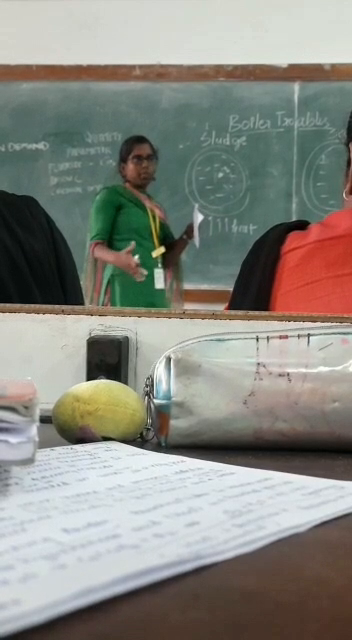
#> input picture frame 23 of Module-2/raw_captures/video.mp4, 352 x 640 px
$ jupyter execute Task9.ipynb
#> lines starting #> are read from the running program, lines starting #| are printed output that depends on the picture
# Real-Time Video Processing

### Import Required Libraries

[cell 1]
import cv2

### Input Video

[cell 2]
cap = cv2.VideoCapture("Documents/AIML-Assessment/Module-2/raw_captures/video.mp4")

###  Get Video Properties

[cell 3]
width = int(cap.get(cv2.CAP_PROP_FRAME_WIDTH))
height = int(cap.get(cv2.CAP_PROP_FRAME_HEIGHT))
fps = cap.get(cv2.CAP_PROP_FPS)

### Output Video Writer

[cell 4]
fourcc = cv2.VideoWriter_fourcc(*'mp4v')
out1 = cv2.VideoWriter("canny_edge_task9.mp4",fourcc,fps,(width,height))
out2 = cv2.VideoWriter("face_detect_task9.mp4",fourcc,fps,(width,height))

### Load Haar Cascade

[cell 5]
face_cascade = cv2.CascadeClassifier(cv2.data.haarcascades + "haarcascade_frontalface_default.xml")

###  Video Processing

[cell 6]
while cap.isOpened():
    ret, frame = cap.read()
#> frame is the input picture: shape (640, 352, 3); mean B, G, R 129, 136.7, 136.9
    if not ret:
        break
    frame_gray = cv2.cvtColor(frame, cv2.COLOR_BGR2GRAY)
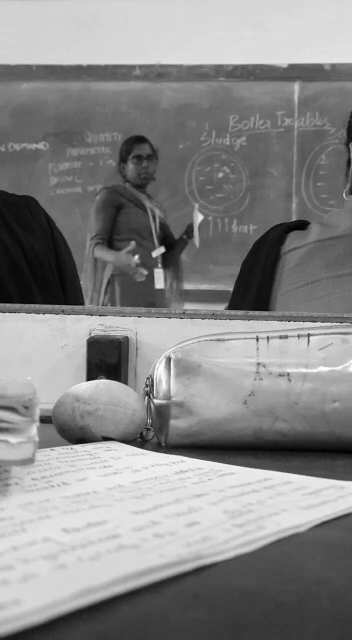
#> frame_gray: shape (640, 352); min 1, max 255, mean 136
    #Canny Edge Detection
    edges = cv2.Canny(frame_gray, 50, 150)
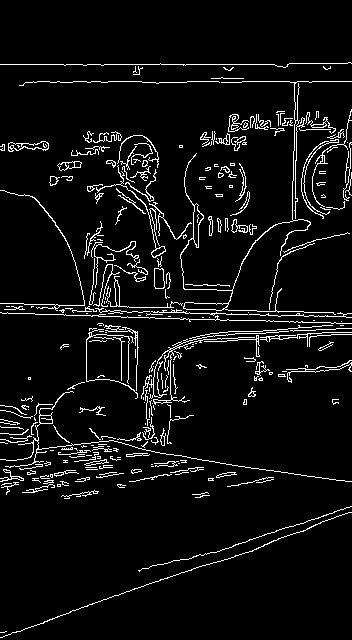
#> edges: shape (640, 352); 5.9% white in thin lines or dots
    edges_bgr = cv2.cvtColor(edges, cv2.COLOR_GRAY2BGR)
#> edges_bgr: shape (640, 352, 3); 5.9% white in thin lines or dots
    out1.write(edges_bgr)
    cv2.imshow("Edge Detection", edges_bgr)
    #Face Detection
    faces = face_cascade.detectMultiScale(frame_gray,scaleFactor=1.2,minNeighbors=5,minSize=(30, 30))
#> faces = ()
    for (x,y,w,h) in faces:
        cv2.rectangle(frame, (x,y), (x+w, y+h), (0,255,0), 2)
#> this loop made 0 passes
    out2.write(frame)
    cv2.imshow("Face Detection", frame)
    if(cv2.waitKey(1) & 0xFF == ord('q')):
#> (key q is pressed here)
        break

$ run again, starting later in the video
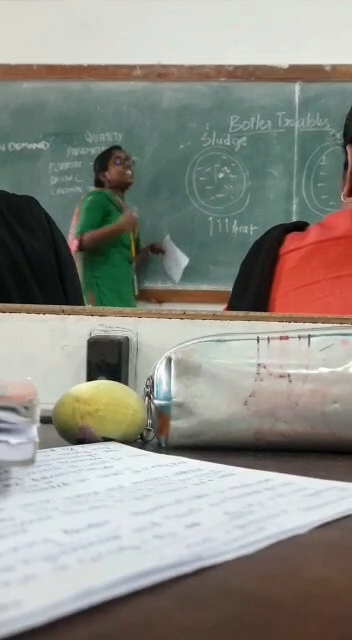
#> input picture frame 106 of Module-2/raw_captures/video.mp4, 352 x 640 px
#> frame is the input picture: shape (640, 352, 3); mean B, G, R 133.4, 141.1, 141.6
#> `frame_gray = cv2.cvtColor(frame, cv2.COLOR_BGR2GRAY)`:
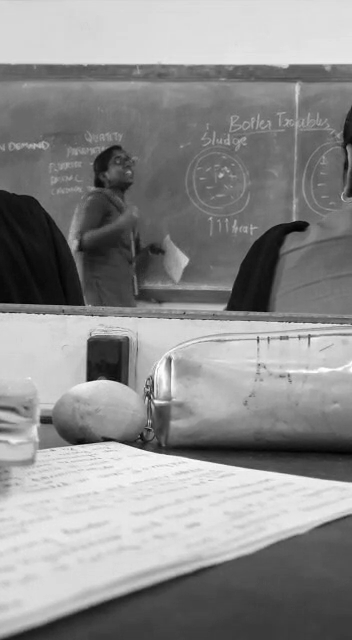
#> frame_gray: shape (640, 352); min 2, max 255, mean 140.4
#> `edges = cv2.Canny(frame_gray, 50, 150)`:
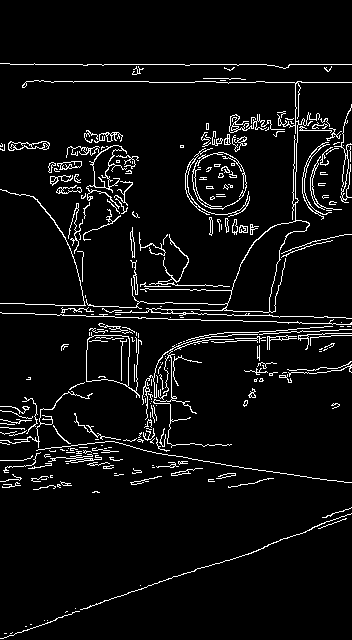
#> edges: shape (640, 352); 5.7% white in thin lines or dots
#> edges_bgr: shape (640, 352, 3); 5.7% white in thin lines or dots
#> faces = ()

$ run again, starting later in the video
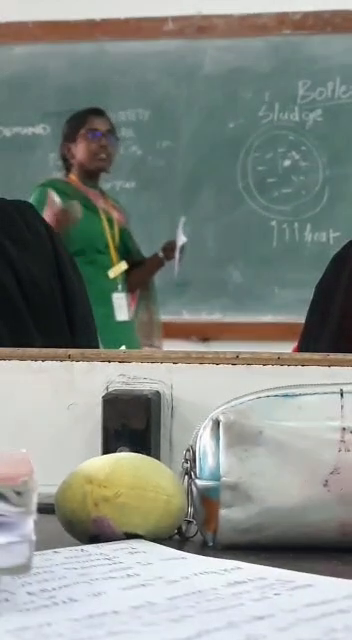
#> input picture frame 189 of Module-2/raw_captures/video.mp4, 352 x 640 px
#> frame is the input picture: shape (640, 352, 3); mean B, G, R 133.7, 139.4, 132.6
#> `frame_gray = cv2.cvtColor(frame, cv2.COLOR_BGR2GRAY)`:
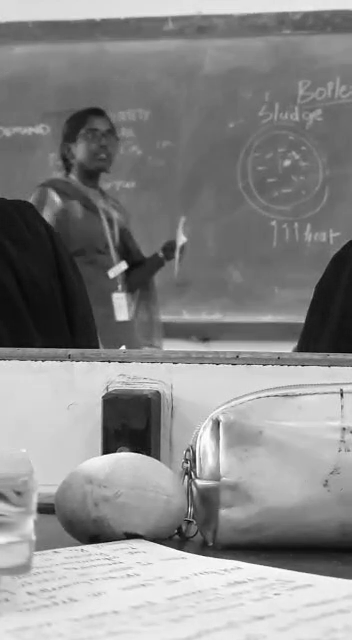
#> frame_gray: shape (640, 352); min 3, max 255, mean 136.7
#> `edges = cv2.Canny(frame_gray, 50, 150)`:
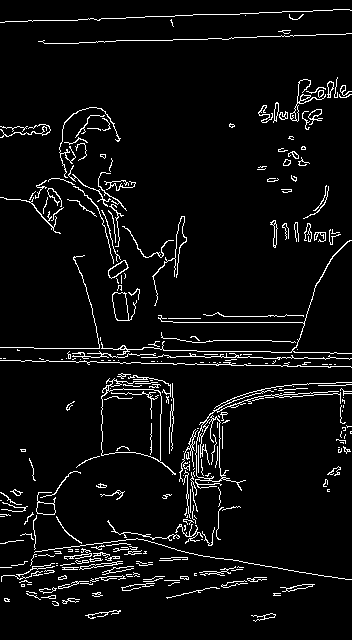
#> edges: shape (640, 352); 5.4% white in thin lines or dots
#> edges_bgr: shape (640, 352, 3); 5.4% white in thin lines or dots
#> faces = ()
